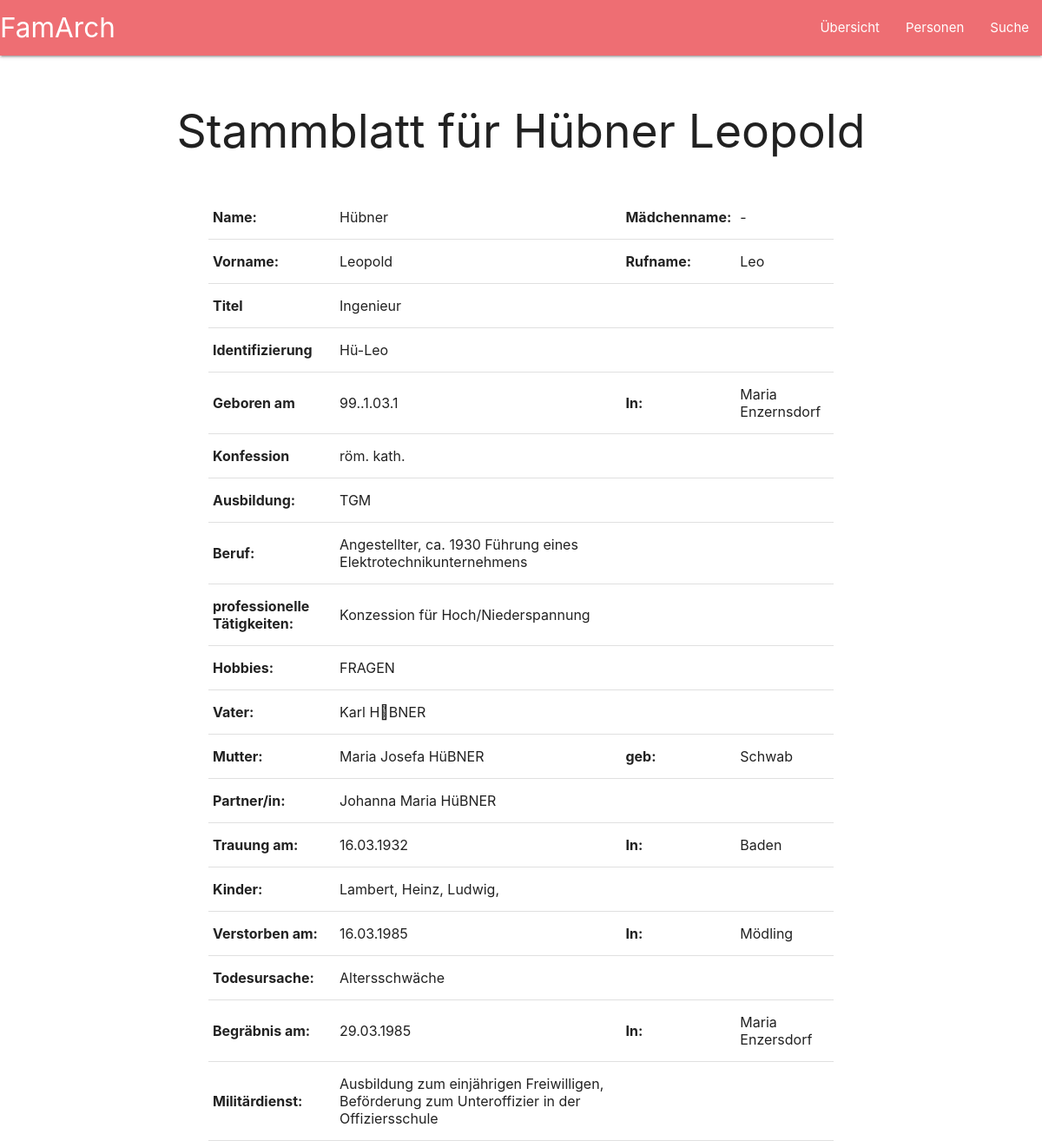
The app's page /nahansicht.php with its own data.
### tables this page shows
CREATE TABLE lebensdaten (
		id INTEGER,
		nachname VARCHAR(400),
		vorname VARCHAR(400),
		maedName VARCHAR(400),
		rufname VARCHAR(400),
		titel VARCHAR(200),
		kurzzeichen VARCHAR(500),
		gebDatum VARCHAR(300),
		gebOrt VARCHAR(300),
		konfession VARCHAR(200),
		ausbildung VARCHAR(500),
		berufLaufbahn VARCHAR(200),
		profTaetigkeiten VARCHAR(100),
		hobbies VARCHAR(100),
		vater INTEGER,
		mutter INTEGER,
		gebMutter VARCHAR(200),
		partnerin INTEGER,
		trauDatum VARCHAR(300),
		trauOrt VARCHAR(300),
		kind VARCHAR(500),
		geschwister VARCHAR(500),
		verstorbenAm VARCHAR(300),
		verstorbenIn VARCHAR(300),
		todUrsache VARCHAR(300),
		begraebnisAm VARCHAR(300),
		begraebnisIn VARCHAR(300),
		militaerdienst VARCHAR(400),
		geschlecht VARCHAR(300),
		stammbaum VARCHAR(400),
		PRIMARY KEY(id),
		FOREIGN KEY (vater) REFERENCES lebensdaten(id),
		FOREIGN KEY (mutter) REFERENCES lebensdaten(id),
		FOREIGN KEY (partnerin) REFERENCES lebensdaten(id)
	);

### nahansicht.php (called while the page is built, shortened)
<?php
include 'open.php';
$curPerson=3;
$row=$pdo -> query("SELECT * FROM lebensdaten WHERE id=$curPerson");
$person=$row->fetch();
$query=$pdo -> query("SELECT vorname,nachname FROM lebensdaten WHERE id=$person[vater]");
$vater_row = $query->fetch(PDO::FETCH_ASSOC);
$vater = $vater_row['vorname'] . " " . strtoupper($vater_row['nachname']);
$query=$pdo -> query("SELECT vorname,nachname FROM lebensdaten WHERE id=$person[mutter]");
$mutter_row = $query->fetch(PDO::FETCH_ASSOC);
$mutter = $mutter_row['vorname'] . " " . strtoupper($mutter_row['nachname']);
$query=$pdo -> query("SELECT vorname,nachname FROM lebensdaten WHERE id=$person[partnerin]");
$partnerin_row = $query->fetch(PDO::FETCH_ASSOC);
$partnerin = $partnerin_row['vorname'] . " " . strtoupper($partnerin_row['nachname']);
if(isset($person['gebDatum']))	{
	try {
		$person['gebDatum']=substr($person['gebDatum'],8,2) . "." . substr($person['gebDatum'],5,2) . "." . substr($person['gebDatum'],0,4);
	}
	catch(Exception $e)	{
		$meldung.="Geburtsdatumsumwandlung hat nicht funktioniert";
	}
}
include 'nahansicht-gui.php';
?>

### nahansicht-gui.php (the view, shortened to what this page needs)
<!doctype html>
<html>
	<head>
	<link type="text/css" rel="stylesheet" href="materialize/css/materialize.min.css" media="screen,projection">
	<link rel="stylesheet" href="style.css">
</head>
<body>
	<nav>
    <div class="nav-wrapper">
		<a href="" class="brand-logo">FamArch</a>
    	<ul id="nav-mobile" class="right hide-on-med-and-down">
			<li><a href="FamArch/uebersicht.php">Übersicht</a></li>
			<li><a href="badges.html">Personen</a></li>
			<li><a href="collapsible.html">Suche</a></li>
     	</ul>
    </div>
  </nav>
	<br>
	<h2 style="text-align:center;">Stammblatt für <?php echo $person['nachname']?> <?php echo $person['vorname']?></h2>
	<br>
	<div class="nahansichtGesamtTabelle">
		<table>
			<tbody>
			  <tr>
				 <td><b>Name:</b></td>
				<td><?php echo $person['nachname']?></td>
				<td><b>Mädchenname:</b></td>
				<td><?php echo $person['maedName']?></td>
			  </tr>
			  <tr>
				<td><b>Vorname:</b></td>
				<td><?php echo $person['vorname']?></td>
				<td><b>Rufname:</b></td>
				<td><?php echo $person['rufname']?></td>
			  </tr>
			  <tr>
				<td><b>Titel</b></td>
				<td><?php echo $person['titel']?></td>
			  </tr>
			  <tr>
				<td><b>Identifizierung</b></td>
				<td><?php echo $person['kurzzeichen']?></td>
			  </tr>
			  <tr>
				<td><b>Geboren am</b></td>
				<td><?php echo $person['gebDatum']?></td>
				<td><b>In:</b></td>
				<td><?php echo $person['gebOrt']?></td>
			  </tr>
			  <tr>
				<td><b>Konfession</b></td>
				<td><?php echo $person['konfession']?></td>
			  </tr>
			  <tr>
				<td><b>Ausbildung:</b></td>
				<td><?php echo $person['ausbildung']?></td>
			  </tr>
			  <tr>
				<td><b>Beruf:</b></td>
				<td><?php echo $person['berufLaufbahn']?></td>
			  </tr>
			  <tr>
				<td><b>professionelle Tätigkeiten:</b></td>
				<td><?php echo $person['profTaetigkeiten']?></td>
			  </tr>
			  <tr>
				<td><b>Hobbies:</b></td>
				<td><?php echo $person['hobbies']?></td>
			  </tr>
			  <tr>
				<td><b>Vater:</b></td>
				<td><?php echo $vater ?></td>
			  </tr>
			  <tr>
				<td><b>Mutter:</b></td>
				<td><?php echo $mutter?></td>
				<td><b>geb:</b></td>
				<td><?php echo $person['gebMutter']?></td>
			  </tr>
			  <tr>
				<td><b>Partner/in:</b></td>
				<td><?php echo $partnerin?></td>
			  </tr>
			  <tr>
				<td><b>Trauung am:</b></td>
				<td><?php echo $person['trauDatum']?></td>
				<td><b>In:</b></td>
				<td><?php echo $person['trauOrt']?></td>
			  </tr>
			  <tr>
				<td><b>Kinder:</b></td>
				<td><?php echo $person['kind']?></td>
			  </tr>
			  <tr>
				<td><b>Verstorben am:</b></td>
				<td><?php echo $person['verstorbenAm']?></td>
				<td><b>In:</b></td>
				<td><?php echo $person['verstorbenIn']?></td>
			  </tr>
			  <tr>
				<td><b>Todesursache:</b></td>
				<td><?php echo $person['todUrsache']?></td>
			  </tr>
			  <tr>
				<td><b>Begräbnis am:</b></td>
				<td><?php echo $person['begraebnisAm']?></td>
				<td><b>In:</b></td>
				<td><?php echo $person['begraebnisIn']?></td>
			  </tr>
			  <tr>
				<td><b>Militärdienst:</b></td>
				<td><?php echo $person['militaerdienst']?></td>
			  </tr>
			</tbody>
		  </table>
	</div>
</body></html>

### style.css (style rules this page uses)
.nahansichtGesamtTabelle { width: 60%; margin-left: 20%; }

### records on screen
lebensdaten: nachname "Hübner", vorname "Leopold", maedName "-", rufname "Leo", titel "Ingenieur", kurzzeichen "Hü-Leo", gebOrt "Maria Enzernsdorf", konfession "röm. kath.", ausbildung "TGM", berufLaufbahn "Angestellter, ca. 1930 Führung eines Elektrotechnikunternehmens", profTaetigkeiten "Konzession für Hoch/Niederspannung", hobbies "FRAGEN", gebMutter "Schwab", trauDatum "16.03.1932", trauOrt "Baden", kind "Lambert, Heinz, Ludwig,", verstorbenAm "16.03.1985", verstorbenIn "Mödling", todUrsache "Altersschwäche", begraebnisAm "29.03.1985", begraebnisIn "Maria Enzersdorf", militaerdienst "Ausbildung zum einjährigen Freiwilligen, Beförderung zum Unteroffizier in der Offiziersschule"
lebensdaten: vater "Karl H৘BNER"
lebensdaten: mutter "Maria Josefa HüBNER"
lebensdaten: partnerin "Johanna Maria HüBNER"

### other values on screen
$person['gebDatum'] "99..1.03.1"
